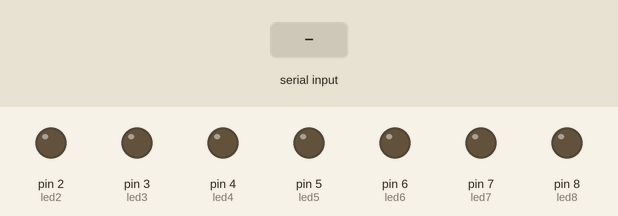
Simulated run of this sketch. Board: Arduino Uno, built with avr-gcc and run on an emulated ATmega328P. Parts: output pins drawn as LEDs (lit = HIGH). Inputs (shaded band) come from the test bench.

Above: at 1.2 s.
1.3 s: "1" received over Serial
At 1.7 s:
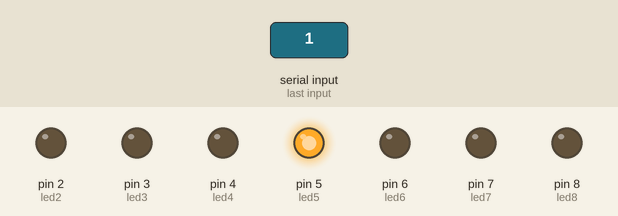
3.3 s: "2" received over Serial
At 3.7 s:
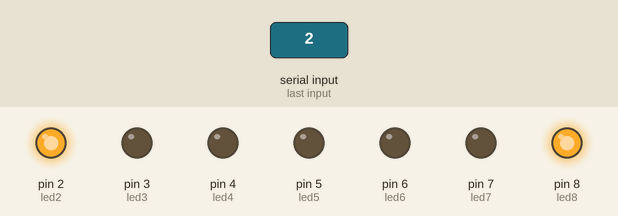
5.3 s: "3" received over Serial
At 5.7 s:
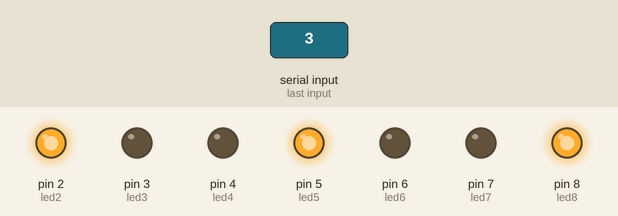
7.3 s: "4" received over Serial
At 7.7 s:
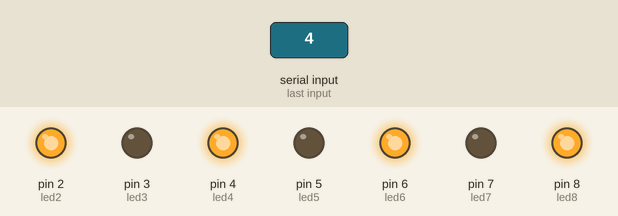
9.3 s: "5" received over Serial
At 9.7 s:
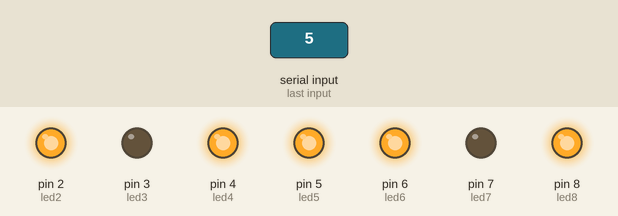
11.3 s: "6" received over Serial
At 11.7 s:
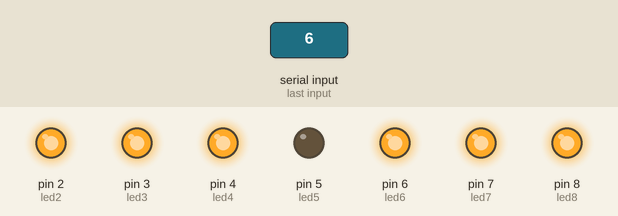
Timing chart, 0 to 14.3 s (numbered marks = the images above; inputs shaded):
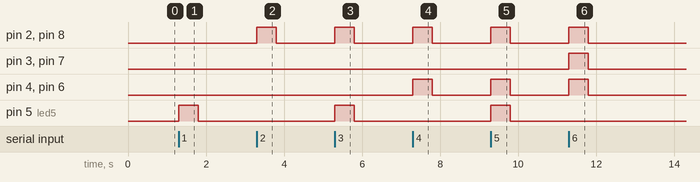

The sketch:

arduinoDICE_NoSwitchCase.ino
```cpp
/////////////////////////////////////////////////////////////////////////
 /* This piece of software is protected under the license of UniLicense.
  *
  * For more details, head to: https://unlicense.org/
  *
  * Created & Released by: iDeimos
  */
/////////////////////////////////////////////////////////////////////////
  // Defining our LEDs
 const int led2 = 2;
 const int led3 = 3;
 const int led4 = 4;
 const int led5 = 5;
 const int led6 = 6;
 const int led7 = 7;
 const int led8 = 8;

  // Adding our LEDs to an array
int ledPins[] = {
  led2, led3, led4, led5, led6, led7, led8
};

char diceRoll;

int pinCount = 7;
/////////////////////////////////////////////////////////////////////////
void setup() {

  // Initialize serial communication w/ the baudrate 9600
Serial.begin(9600);

  // This for-loop sets all the LEDs in our array to OUTPUT
  for (int thisPin = 0; thisPin < pinCount; thisPin++)
    {
      pinMode(ledPins[thisPin], OUTPUT);
    }
}
/////////////////////////////////////////////////////////////////////////
void turnLEDoff ()
{
  // This for-loop makes us able to call the function "turnLEDoff" to shut
  // off all LEDs at once, without having to call them individually.
  for(int thisPin = 0; thisPin < pinCount; thisPin++)
        {
          digitalWrite(ledPins[thisPin], LOW);
        }
}
/////////////////////////////////////////////////////////////////////////
void loop() {
  // The main code to send/recieve serial signals
  if(Serial.available() > 0){

      // This is the keyword used throughout the code that ensures we
      // can recieve any code from our Python script, by reading incoming
      // Serial data.
      diceRoll = Serial.read();

            if (diceRoll == '1'){
        turnLEDoff();
        digitalWrite(led5, HIGH);
        delay(500);
        turnLEDoff();
      }
            if (diceRoll == '2')
      {
        turnLEDoff();
        digitalWrite(led2, HIGH);
        digitalWrite(led8, HIGH);
        delay(500);
        turnLEDoff();
      }
            if (diceRoll == '3')
      {
        turnLEDoff();
        digitalWrite(led8, HIGH);
        digitalWrite(led5, HIGH);
        digitalWrite(led2, HIGH);
        delay(500);
        turnLEDoff();
      }
            if (diceRoll == '4')
      {
        turnLEDoff();
        digitalWrite(led8, HIGH);
        digitalWrite(led6, HIGH);
        digitalWrite(led4, HIGH);
        digitalWrite(led2, HIGH);
        delay(500);
        turnLEDoff();
      }
            if (diceRoll == '5')
      {
        turnLEDoff();
        digitalWrite(led8, HIGH);
        digitalWrite(led6, HIGH);
        digitalWrite(led5, HIGH);
        digitalWrite(led2, HIGH);
        digitalWrite(led4, HIGH);
        delay(500);
        turnLEDoff();
      }
            if (diceRoll == '6')
      {
        turnLEDoff();
        digitalWrite(led8, HIGH);
        digitalWrite(led7, HIGH);
        digitalWrite(led6, HIGH);
        digitalWrite(led2, HIGH);
        digitalWrite(led3, HIGH);
        digitalWrite(led4, HIGH);
        delay(500);
        turnLEDoff();
      }
  }
}
```

Measured:
- after the input at 1.3 s, pin 5 (led5): LOW → HIGH at once, → LOW 0.50 s later
- after the input at 3.3 s, pin 2 (led2), pin 8 (led8): LOW → HIGH at once, → LOW 0.50 s later
- after the input at 5.3 s, pin 2 (led2), pin 5 (led5), pin 8 (led8): LOW → HIGH at once, → LOW 0.50 s later
- after the input at 7.3 s, pin 2 (led2), pin 4 (led4), pin 6 (led6), pin 8 (led8): LOW → HIGH at once, → LOW 0.50 s later
- after the input at 9.3 s, pin 2 (led2), pin 4 (led4), pin 5 (led5), pin 6 (led6), pin 8 (led8): LOW → HIGH at once, → LOW 0.50 s later
- after the input at 11.3 s, pin 2 (led2), pin 3 (led3), pin 4 (led4), pin 6 (led6), pin 7 (led7), pin 8 (led8): LOW → HIGH at once, → LOW 0.50 s later
